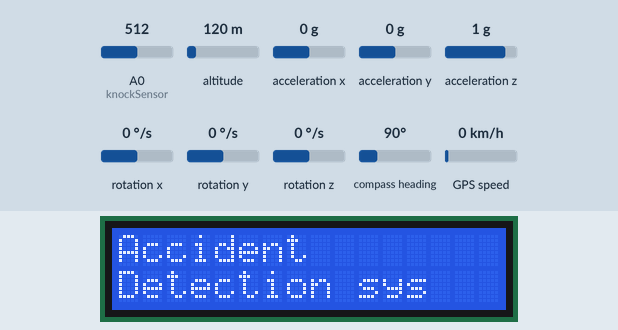
Bench run of a sketch on a simulated Arduino Uno, built with avr-gcc and run on an emulated ATmega328P. Parts: 16×2 character LCD. The inputs (shaded band) are chosen by the test bench; at power-on: acceleration y 0 g, A0 (knockSensor) = 512, altitude 120 m, acceleration x 0 g, acceleration z 1 g, rotation x 0 °/s, rotation y 0 °/s, rotation z 0 °/s, compass heading 90°, GPS speed 0 km/h. The GPS gets a fix after 3 s at 37.7749, -122.4194 with 8 satellites; the modem accepts every AT command (registered, SIM ready, sends succeed) and sends nothing else; what the sketch prints to the serial monitor is not drawn.

Above: at 4.2 s.
4.3 s: acceleration y set to -1.4 g
At 5.0 s:
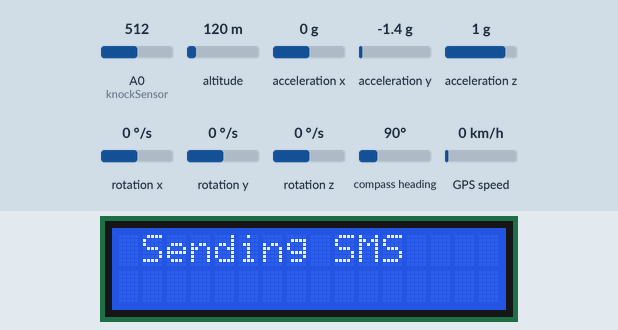
Timing chart, 0 to 7.3 s (numbered marks = the images above; inputs shaded):
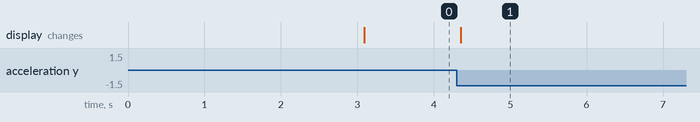

The sketch:

with_cordinated_alldone.ino
```cpp
#include <TinyGPS.h>
#include <SoftwareSerial.h>
#include <MPU6050_tockn.h>
#include <Wire.h>
#include <LiquidCrystal_I2C.h>
LiquidCrystal_I2C lcd(0x27,16,2);
float xaxis;
MPU6050 mpu6050(Wire);
//LiquidCrystal_I2C lcd(0x27, 2, 1, 0, 4, 5, 6, 7, 3);
SoftwareSerial Gsm(10,11);
char phone_no[] = "+919892245891"; //replace with phone no. to get sms
TinyGPS gps;  //Creates a new instance of the TinyGPS object
boolean newData=false;
boolean angle=false;
boolean sens=false;
int knockSensor = 0;
byte val = 0;
int THRESHOLD = 100;


void setup()

{
  // initialize the LCD,
  lcd.begin(16,2);
  // Turn on the blacklight.
  lcd.backlight();


  Serial.begin(9600);
  Gsm.begin(9600);
  Wire.begin();
  mpu6050.begin();
  mpu6050.calcGyroOffsets(true);


}

void loop()
{


  lcd.clear();
  lcd.setCursor(0,0);
  lcd.print("Accident");
  lcd.setCursor(0,1);
  lcd.print("Detection sys");


  val = analogRead(knockSensor);


  if (val >= THRESHOLD)
{
  lcd.clear();
    lcd.setCursor(1,0);
    lcd.print("Accident Detected");
    lcd.clear();
    lcd.setCursor(1,0);
    lcd.print("Are u Safe");
    lcd.setCursor(0,1);
    lcd.print("Press Reset");
    delay(10000);
  sens=true;
 }

  delay(100);  // we have to make a delay to avoid overloading the serial port
//////////////////////////////
  mpu6050.update();
  xaxis=mpu6050.getAngleX();
  if(xaxis >=30 || xaxis<=-30 )
  {
  lcd.clear();// clearn previous values from screen
  lcd.setCursor(1,0);
  //lcd.print(mpu6050.getAngleX());
  lcd.print("Angle Changed");
  angle=true;
  }
////////////////////////////
if(sens==true || angle==true)
{
    lcd.clear();
    lcd.setCursor(1,0);

    lcd.print("Sending SMS");
    delay(100);
   //newData=true;
//bool newData = false;
  unsigned long chars;
  unsigned short sentences, failed;

  // For one second we parse GPS data and report some key values

  for (unsigned long start = millis(); millis() - start < 1000;)

  {

    while (Serial.available())

    {
      char c = Serial.read();
      Serial.print(c);
      if (gps.encode(c))
        newData = true;

    }

  }

  if (newData==true)      //If newData is true
  {
    float flat, flon;
    unsigned long age;
    gps.f_get_position(&flat, &flon, &age);
    Gsm.print("AT+CMGF=1\r");
    //Serial.print("Hre");
    delay(400);
    Gsm.print("AT+CMGS=\"");
    Gsm.print(phone_no);
    Gsm.println("\"");

    delay(300);
    Gsm.print("http://maps.google.com/maps?q=loc:");
   // Gsm.print("Latitude = ");
    Gsm.print(flat == TinyGPS::GPS_INVALID_F_ANGLE ? 0.0 : flat, 6);
    //Gsm.print(" Longitude = ");
    Gsm.print(",");
    Gsm.print(flon == TinyGPS::GPS_INVALID_F_ANGLE ? 0.0 : flon, 6);
    delay(200);
    Gsm.println((char)26); // End AT command with a ^Z, ASCII code 26
    delay(200);
    Gsm.println();
    delay(200000);
  }

  Serial.println(failed);
 // if (chars == 0)
   // Serial.println("** No characters received from GPS: check wiring **");
}


}
```

Measured:
- after the input at 4.3 s, the display: changes after 0.06 s (image 1)
